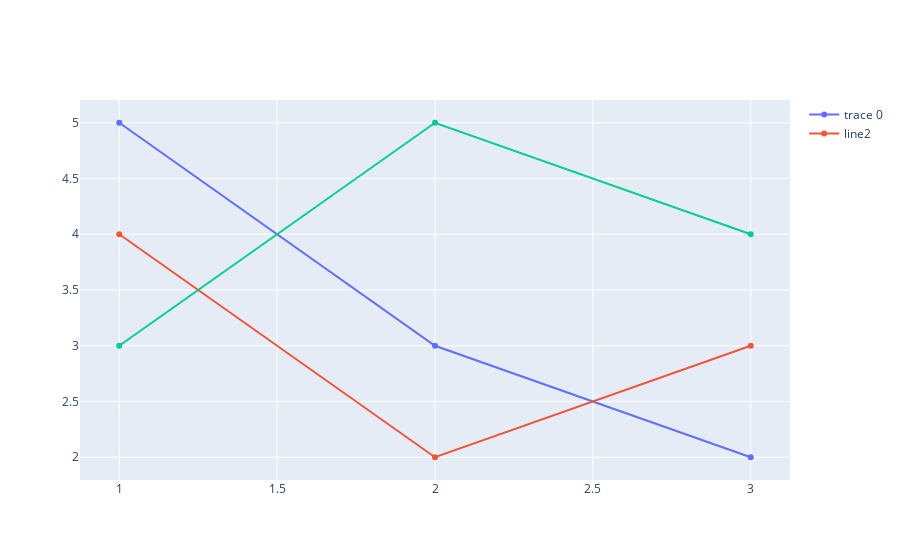

Notebook code cell kept with this figure:
### Markdown cell above
### 4.2.4 凡例の設定

### Code cell
x=[1, 2, 3]

various_legend_fig = go.Figure()

# 凡例の自動割当
various_legend_fig.add_trace(go.Scatter(x=x, y=[5, 3, 2]))
# 凡例名を指定
various_legend_fig.add_trace(go.Scatter(x=x, y=[4, 2, 3], name="line2"))
# 凡例の非表示
various_legend_fig.add_trace(go.Scatter(x=x, y=[3, 5, 4], name="line3", showlegend=False))

various_legend_fig.show()

### Figure 1 — Plotly figure (JSON) as saved in the notebook; plotly's stock layout.template omitted (floating-point values rounded to 4 significant figures)
{"data": [{"type": "scatter", "x": [1, 2, 3], "y": [5, 3, 2]}, {"name": "line2", "type": "scatter", "x": [1, 2, 3], "y": [4, 2, 3]}, {"name": "line3", "showlegend": false, "type": "scatter", "x": [1, 2, 3], "y": [3, 5, 4]}], "layout": {}}
